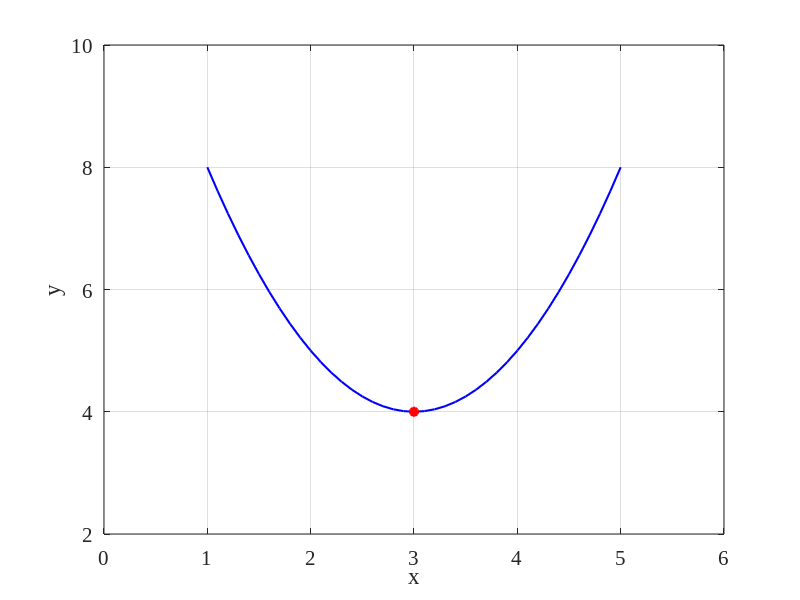

Reproduce this figure in MATLAB. (Note: this script raises an error after producing the figure.)
%Written By Hamzeh Kashi Yarandi
clc
clear 
close all

%% Plot Setting 
line_width = 1.5;    fontsize_labels = 15;
set(0,'DefaultAxesFontName', 'Times New Roman')
set(0,'DefaultAxesFontSize', fontsize_labels)

%% Plot Function 
x = 1:0.1:5 ;
y = x.^2-6*x+13;
xmin=3; ymin=4;

figure()
set(gcf,'color','white')
plot(x,y,'b', 'linewidth',line_width)
hold on
plot(xmin,ymin,'or', 'linewidth',line_width,'MarkerFaceColor','r')
grid on
xlabel('x')
ylabel('y')
xlim([0, 6])
ylim([2,10])

%% compose the optimization problem
import casadi.*

%Part 1
x = SX.sym('x');
%Part 2
obj = x^2-6*x+13 ;
%Part 3 
g = [];
P = [];

%Part 4
OPT_variables = x;
nlp_prob = struct('f', obj, 'x', OPT_variables, 'g', g, 'p', P);

opts = struct;
opts.ipopt.max_iter = 1000;
opts.ipopt.print_level = 0;
opts.print_time = 0;
opts.ipopt.acceptable_tol =1e-8;
opts.ipopt.acceptable_obj_change_tol = 1e-6; 

solver = nlpsol('solver', 'ipopt', nlp_prob,opts);

%Part 5
args = struct;
args.lbx = -inf;
args.ubx = +inf;
args.lbg = -inf;
args.ubg = +inf;
args.p   =  [];
args.x0  = -0.5;

sol = solver('x0', args.x0, 'lbx', args.lbx, 'ubx', args.ubx,...
    'lbg', args.lbg, 'ubg', args.ubg,'p',args.p);

%Part 6
x_optimal = full(sol.x)
f_optimal = full(sol.f)
